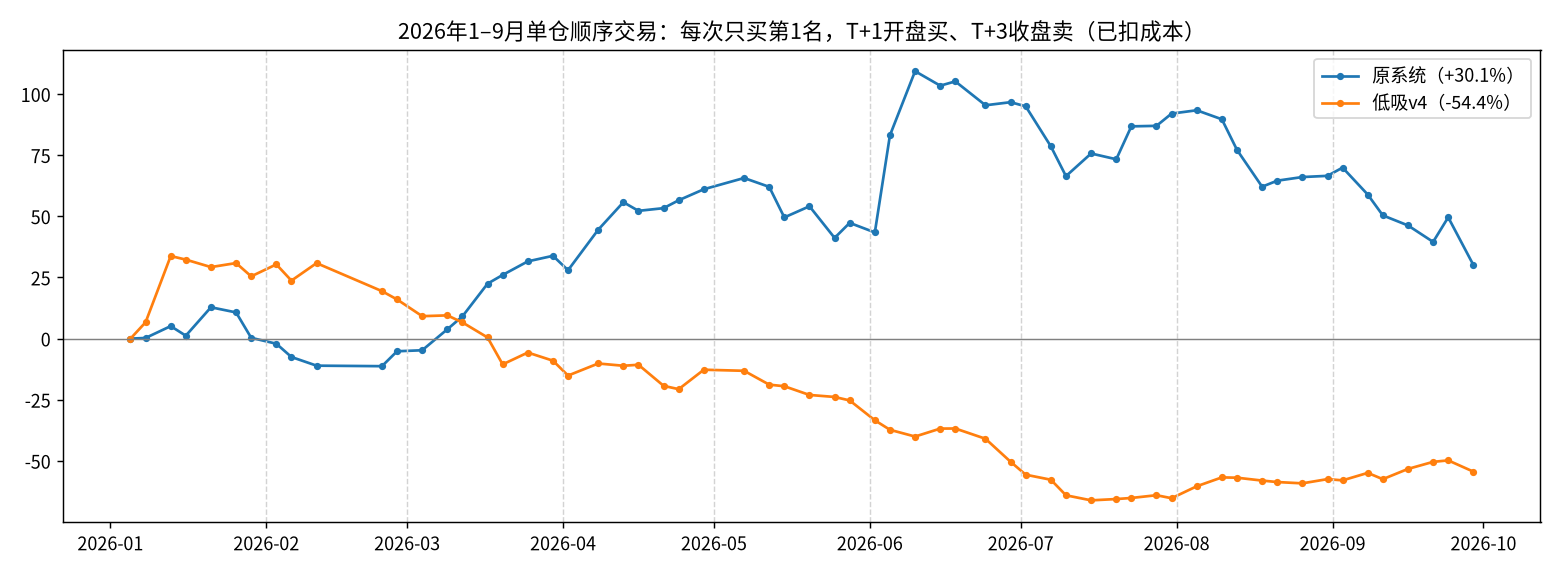

This chart was generated by the following Python code:
exec(open("opt2.py").read())
M=[("1月","jan"),("2月","feb"),("3月","mar"),("4月","apr"),("5月","may"),("6月","jun"),("7月","jul"),("8月","aug"),("9月","")]
D={m:load(f"feat_{s}.pkl" if s else "feat.pkl") for m,s in M}
RS={m:pickle.load(open(f"result_{s}.pkl" if s else "result.pkl","rb"))[1] for m,s in M}
n4=[("f_r20",-1),("f_vtrend",-1),("f_turn",-1),("f_vol20",1)]
S={"原系统":lambda g:g["7条满足"]*100+g["总分"],"低吸v4":lambda g:sum(zr(g,f,s) for f,s in n4)}
rows=[]
for m,A in D.items():
    r={"月":m,"交易日":A["T"].nunique(),"市场中位T3":np.mean(RS[m][3])*100,"池均T3":A.ret3.mean()*100}
    for nm,sc in S.items():
        o=run(A,sc,None); r[f"{nm}T3"]=o["T3top1"]; r[f"{nm}胜率"]=o["T3胜率"]; r[f"{nm}前10"]=o["T3top10"]; r[f"{nm}单仓"]=o["T3单仓"]; r[f"{nm}T2"]=o["T2top1"]; r[f"{nm}T4"]=o["T4top1"]
    rows.append(r)
R=pd.DataFrame(rows).round(2); pd.set_option("display.width",300); pd.set_option("display.max_columns",40); print(R.to_string())
fs=["f_r20","f_vtrend","f_turn","f_vol20","f_pos20","7条满足","技术分","资金分"]
print(pd.DataFrame({m:{f:round(A.groupby("T").apply(lambda g:g[f].rank().corr(g.ret3.rank())).mean(),3) for f in fs} for m,A in D.items()}).to_string())
A=pd.concat(D.values()); Ts=sorted(A["T"].unique())
import matplotlib; matplotlib.use("Agg"); import matplotlib.pyplot as plt
plt.rcParams["font.sans-serif"]=["Noto Sans SC","Noto Sans CJK SC"]; plt.rcParams["axes.unicode_minus"]=False
fig,ax=plt.subplots(figsize=(12,4.4)); summ={}
for nm,sc in S.items():
    P={T:g.assign(s=sc(g)).sort_values("s",ascending=False) for T,g in A.groupby("T")}
    r1=[P[T].iloc[0].ret3 for T in Ts]
    eq,i,xs,ys,mx,dd,n,w=1.0,0,[Ts[0]],[0],1,0,0,0
    while i<len(Ts):
        r=P[Ts[i]].iloc[0].ret3; eq*=1+r; n+=1; w+=r>0; i+=3; xs.append(Ts[min(i,len(Ts)-1)]); ys.append((eq-1)*100); mx=max(mx,eq); dd=min(dd,eq/mx-1)
    summ[nm]=dict(日均第1名T3=np.mean(r1)*100,胜率=np.mean(np.array(r1)>0)*100,单仓=(eq-1)*100,最大回撤=dd*100,笔数=n,正收益月=int((R[f"{nm}T3"]>0).sum()))
    ax.plot(xs,ys,marker=".",label=f"{nm}（{ys[-1]:+.1f}%）")
print(pd.DataFrame(summ).round(2).to_string())
for d in pd.date_range("2026-02-01","2026-09-01",freq="MS"): ax.axvline(d,color="lightgray",ls="--",lw=.8)
ax.axhline(0,color="gray",lw=.8); ax.legend(); ax.set_title("2026年1–9月单仓顺序交易：每次只买第1名，T+1开盘买、T+3收盘卖（已扣成本）")
plt.tight_layout(); plt.savefig("eval9.png",dpi=130); pickle.dump((R,summ),open("eval9.pkl","wb"))
